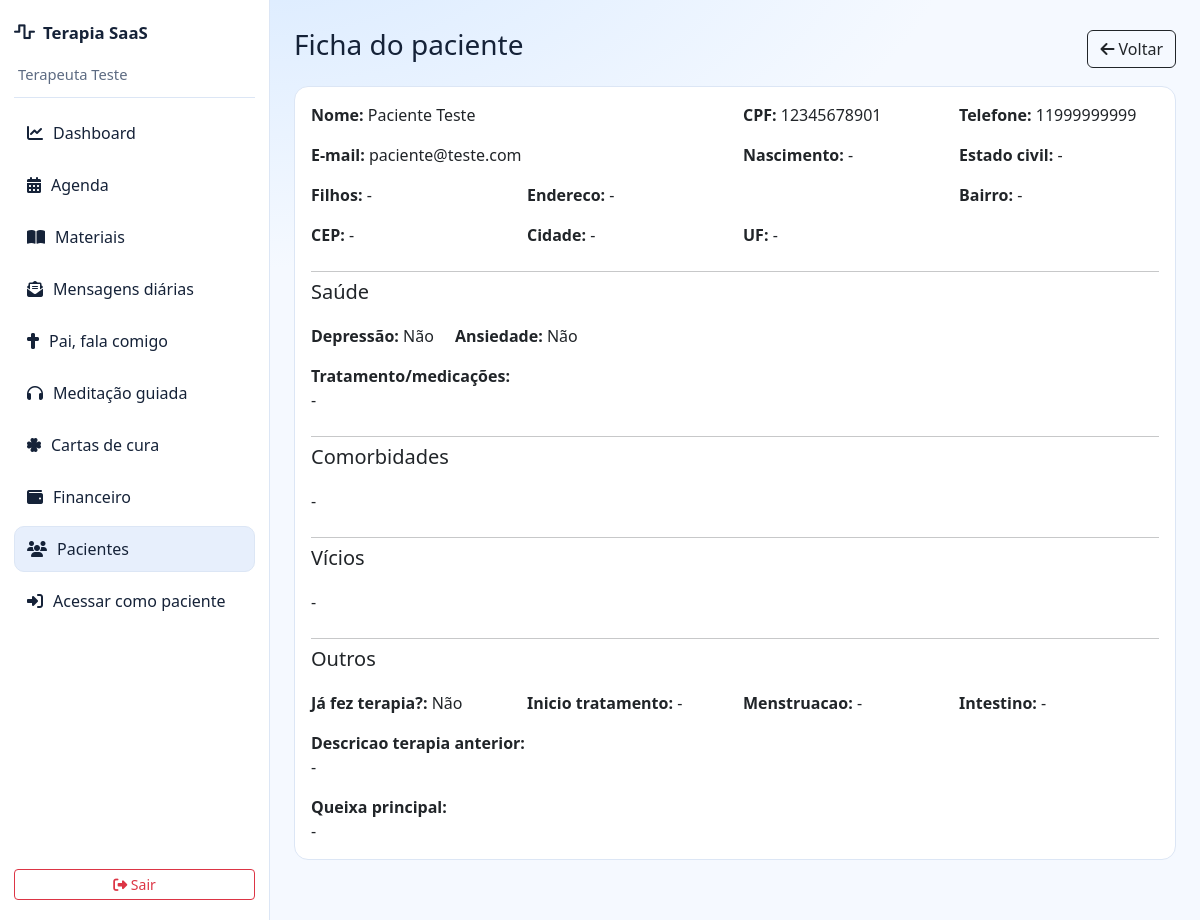
/dashboard.php?action=patients-show&id=1 (signed in), run on the app's committed database.
### tables this page shows
CREATE TABLE IF NOT EXISTS patients (
  id INT AUTO_INCREMENT PRIMARY KEY,
  therapist_id INT NOT NULL,
  name VARCHAR(150) NOT NULL,
  cpf VARCHAR(14) NOT NULL,
  birth_date DATE NULL,
  phone VARCHAR(20) NOT NULL,
  email VARCHAR(150) NULL,
  marital_status VARCHAR(50) NULL,
  children VARCHAR(255) NULL,
  cep VARCHAR(9) NULL,
  address VARCHAR(255) NULL,
  neighborhood VARCHAR(100) NULL,
  city VARCHAR(100) NULL,
  state CHAR(2) NULL,
  depression TINYINT(1) DEFAULT 0,
  anxiety TINYINT(1) DEFAULT 0,
  medical_treatment TEXT NULL,
  alcoholism TINYINT(1) DEFAULT 0,
  drugs TINYINT(1) DEFAULT 0,
  convulsions TINYINT(1) DEFAULT 0,
  smoker TINYINT(1) DEFAULT 0,
  hepatitis TINYINT(1) DEFAULT 0,
  hypertension TINYINT(1) DEFAULT 0,
  diabetes TINYINT(1) DEFAULT 0,
  addictions_json JSON NULL,
  had_therapy TINYINT(1) DEFAULT 0,
  therapy_description TEXT NULL,
  treatment_start_date DATE NULL,
  menstruation TEXT NULL,
  bowel TEXT NULL,
  main_complaint TEXT NULL,
  review_status ENUM('pending_review','approved') DEFAULT 'approved',
  approved_at DATETIME NULL,
  status ENUM('active','inactive') DEFAULT 'active',
  created_at DATETIME DEFAULT CURRENT_TIMESTAMP,
  updated_at DATETIME DEFAULT CURRENT_TIMESTAMP ON UPDATE CURRENT_TIMESTAMP,
  INDEX idx_patients_therapist(therapist_id),
  FOREIGN KEY (therapist_id) REFERENCES users(id) ON DELETE CASCADE
);

### classes/Controller.php (called while the page is built, shortened)
<?php
abstract class Controller
{
    protected function view(string $view, array $data = []): void
    {
        $file = dirname(__DIR__) . '/app/views/' . $view . '.php';
        extract($data);
        require $file;
    }
}

### app/controllers/TherapistController.php (called while the page is built, shortened)
<?php
class TherapistController extends Controller
{
    private Patient $patientModel;
    public function __construct()
    {
        $this->patientModel = new Patient();
    }
    public function showPatient(): void
    {
        $therapistId = (int) Auth::id();
        $patientId = (int) ($_GET['id'] ?? 0);
        $patient = $this->patientModel->findByTherapistAndId($therapistId, $patientId);
        $this->view('therapist/patients/show', [
            'appUrl' => Config::get('APP_URL', ''),
            'patient' => $patient,
        ]);
    }
}

### config/Config.php (called while the page is built, shortened)
<?php
class Config
{
    public static function get(string $key, mixed $default = null): mixed
    {
        return $_ENV[$key] ?? $default;
    }
}

### config/Database.php (called while the page is built, shortened)
<?php
class Database
{
    private static ?Database $instance = null;
    private PDO $connection;
    private function __construct()
    {
        $host = Config::get('DB_HOST', '127.0.0.1');
        $port = Config::get('DB_PORT', '3306');
        $db = Config::get('DB_DATABASE', 'terapia');
        $user = Config::get('DB_USERNAME', 'root');
        $pass = Config::get('DB_PASSWORD', '');
        $charset = Config::get('DB_CHARSET', 'utf8mb4');
        $dsn = "mysql:host={$host};port={$port};dbname={$db};charset={$charset}";
        try {
            $this->connection = new PDO($dsn, $user, $pass, [
                PDO::ATTR_ERRMODE => PDO::ERRMODE_EXCEPTION,
                PDO::ATTR_DEFAULT_FETCH_MODE => PDO::FETCH_ASSOC,
                PDO::ATTR_EMULATE_PREPARES => false,
            ]);
        } catch (PDOException $e) {
            throw new \RuntimeException('Falha de conexao com banco: ' . $e->getMessage());
        }
    }
    public static function getInstance(): self
    {
        if (!self::$instance) {
            self::$instance = new self();
        }
        return self::$instance;
    }
    public function getConnection(): PDO
    {
        return $this->connection;
    }
    public function query(string $sql, array $params = []): \PDOStatement|false
    {
        try {
            $stmt = $this->connection->prepare($sql);
            $stmt->execute($params);
            return $stmt;
        } catch (PDOException $e) {
            error_log('[DB] ' . $e->getMessage());
            return false;
        }
    }
}

### helpers/Auth.php (called while the page is built, shortened)
<?php
class Auth
{
    public static function id(): ?int
    {
        return isset($_SESSION['user_id']) ? (int) $_SESSION['user_id'] : null;
    }
}

### classes/Model.php (called while the page is built, shortened)
<?php
abstract class Model
{
    protected function query(string $sql, array $params = []): \PDOStatement|false
    {
        return Database::getInstance()->query($sql, $params);
    }
}

### app/models/Patient.php (called while the page is built, shortened)
<?php
class Patient extends Model
{
    public function findByTherapistAndId(int $therapistId, int $patientId): ?array
    {
        $stmt = $this->query('SELECT * FROM patients WHERE therapist_id = ? AND id = ? LIMIT 1', [$therapistId, $patientId]);
        $row = $stmt->fetch();
        return $row ?: null;
    }
}

### app/views/therapist/patients/show.php (the view, shortened to what this page needs)
<?php $title = 'Paciente'; include __DIR__ . '/../../partials/header.php'; include __DIR__ . '/../../partials/nav.php'; ?>
<?php
$addictions = [];
$comorbidities = [];
?>
<div class="page-wrap">
  <div class="d-flex justify-content-between align-items-center mb-3">
    <h3>Ficha do paciente</h3>
    <a class="btn btn-outline-dark" href="<?php echo $appUrl; ?>/dashboard.php?action=patients"><i class="fa-solid fa-arrow-left"></i> Voltar</a>
  </div>
  <div class="card">
    <div class="card-body">
      <div class="row g-3">
        <div class="col-md-6"><strong>Nome:</strong> <?php echo htmlspecialchars((string) $patient['name']); ?></div>
        <div class="col-md-3"><strong>CPF:</strong> <?php echo htmlspecialchars((string) $patient['cpf']); ?></div>
        <div class="col-md-3"><strong>Telefone:</strong> <?php echo htmlspecialchars((string) $patient['phone']); ?></div>
        <div class="col-md-6"><strong>E-mail:</strong> <?php echo htmlspecialchars((string) ($patient['email'] ?? '-')); ?></div>
        <div class="col-md-3"><strong>Nascimento:</strong> <?php echo htmlspecialchars((string) ($patient['birth_date'] ?? '-')); ?></div>
        <div class="col-md-3"><strong>Estado civil:</strong> <?php echo htmlspecialchars((string) ($patient['marital_status'] ?? '-')); ?></div>
        <div class="col-md-3"><strong>Filhos:</strong> <?php echo htmlspecialchars((string) ($patient['children'] ?? '-')); ?></div>
        <div class="col-md-6"><strong>Endereco:</strong> <?php echo htmlspecialchars((string) ($patient['address'] ?? '-')); ?></div>
        <div class="col-md-3"><strong>Bairro:</strong> <?php echo htmlspecialchars((string) ($patient['neighborhood'] ?? '-')); ?></div>
        <div class="col-md-3"><strong>CEP:</strong> <?php echo htmlspecialchars((string) ($patient['cep'] ?? '-')); ?></div>
        <div class="col-md-3"><strong>Cidade:</strong> <?php echo htmlspecialchars((string) ($patient['city'] ?? '-')); ?></div>
        <div class="col-md-3"><strong>UF:</strong> <?php echo htmlspecialchars((string) ($patient['state'] ?? '-')); ?></div>
        <div class="col-12"><hr class="my-2"><h5 class="mb-1">Saúde</h5></div>
        <div class="col-md-2"><strong>Depressão:</strong> <?php echo !empty($patient['depression']) ? 'Sim' : 'Não'; ?></div>
        <div class="col-md-2"><strong>Ansiedade:</strong> <?php echo !empty($patient['anxiety']) ? 'Sim' : 'Não'; ?></div>
        <div class="col-12"><strong>Tratamento/medicações:</strong><br><?php echo nl2br(htmlspecialchars((string) ($patient['medical_treatment'] ?? '-'))); ?></div>
        <div class="col-12"><hr class="my-2"><h5 class="mb-1">Comorbidades</h5></div>
        <div class="col-12"><?php echo empty($comorbidities) ? '-' : htmlspecialchars(implode(', ', $comorbidities)); ?></div>
        <div class="col-12"><hr class="my-2"><h5 class="mb-1">Vícios</h5></div>
        <div class="col-12"><?php echo empty($addictions) ? '-' : htmlspecialchars(implode(', ', $addictions)); ?></div>
        <div class="col-12"><hr class="my-2"><h5 class="mb-1">Outros</h5></div>
        <div class="col-md-3"><strong>Já fez terapia?:</strong> <?php echo !empty($patient['had_therapy']) ? 'Sim' : 'Não'; ?></div>
        <div class="col-md-3"><strong>Inicio tratamento:</strong> <?php echo htmlspecialchars((string) ($patient['treatment_start_date'] ?? '-')); ?></div>
        <div class="col-md-3"><strong>Menstruacao:</strong> <?php echo htmlspecialchars((string) ($patient['menstruation'] ?? '-')); ?></div>
        <div class="col-md-3"><strong>Intestino:</strong> <?php echo htmlspecialchars((string) ($patient['bowel'] ?? '-')); ?></div>
        <div class="col-12"><strong>Descricao terapia anterior:</strong><br><?php echo nl2br(htmlspecialchars((string) ($patient['therapy_description'] ?? '-'))); ?></div>
        <div class="col-12"><strong>Queixa principal:</strong><br><?php echo nl2br(htmlspecialchars((string) ($patient['main_complaint'] ?? '-'))); ?></div>
      </div>
    </div>
  </div>
</div>
<?php include __DIR__ . '/../../partials/footer.php'; ?>

### public/css/app.css (style rules this page uses)
:root { --bg-main: #f5f9ff; --bg-panel: #ffffff; --text-main: #152238; --text-soft: #5d6b82; --line: #dce6f5; --accent: #1363df; --accent-soft: #8ec5ff; --sidebar-bg: #ffffff; }
* { box-sizing: border-box; }
body.app-body { margin: 0; background: radial-gradient(1200px 600px at 20% -10%, #d7e9ff 0%, transparent 60%), var(--bg-main); color: var(--text-main); font-family: "Segoe UI", "Helvetica Neue", sans-serif; }
.card { border: 1px solid var(--line); background: var(--bg-panel); border-radius: 14px; }
.sidebar-link i, .table-actions i, .btn i { color: currentColor; }
.page-wrap { padding: 4px 0 36px; }

### data on the page
patients: name "Paciente Teste", cpf "12345678901", phone "11999999999", email "paciente@teste.com", birth_date "-", marital_status "-", children "-", address "-", neighborhood "-", cep "-", city "-", state "-", medical_treatment "-", treatment_start_date "-", menstruation "-", bowel "-", therapy_description "-", main_complaint "-"

### other printed values
$displayName "Terapeuta Teste"
